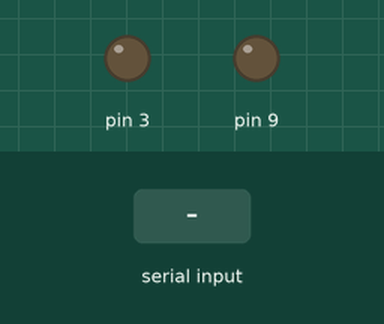
Recording of a sketch running on a simulated Arduino Uno, built with avr-gcc and run on an emulated ATmega328P. Parts: output pins drawn as LEDs (lit = HIGH). The test bench sets the inputs (shaded band).

Above: at 1.2 s.
1.3 s: "1\n" received over Serial
At 1.7 s:
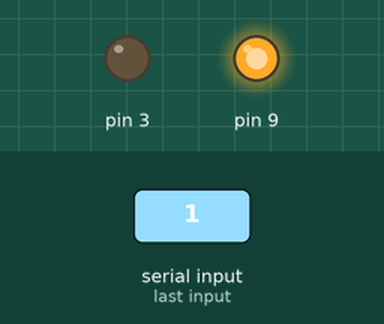
4.3 s: "0\n" received over Serial
At 5.2 s:
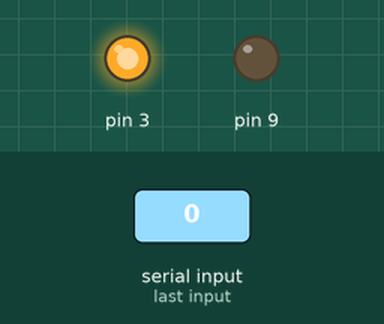
Timing chart, 0 to 7.8 s (numbered marks = the images above; inputs shaded):
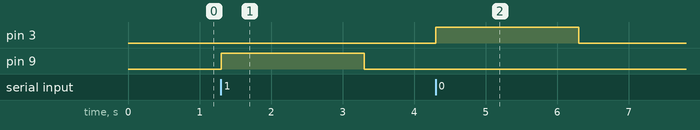

The sketch:

arduino.ino
```cpp
void setup() {
  Serial.begin(9600);
  pinMode(3, OUTPUT);
  pinMode(9, OUTPUT);
}

void loop() {
  analogWrite(3, 0);
  analogWrite(9, 0);
  if (Serial.available()) {
    String line = Serial.readStringUntil('\n');

    if (line.length() > 0) {


        int value = line.toInt();
        if (value == 1) {
          analogWrite(9, 255);
          delay(2000);
          analogWrite(9, 0);
        } else if (value == 0) {
          analogWrite(3, 255);
          delay(2000);
          analogWrite(3, 0);
        }

    }
  }
}
```

Measured:
- after the input at 1.3 s, pin 9: LOW → HIGH at once, → LOW 2.0 s later
- after the input at 4.3 s, pin 3: LOW → HIGH at once, → LOW 2.0 s later
